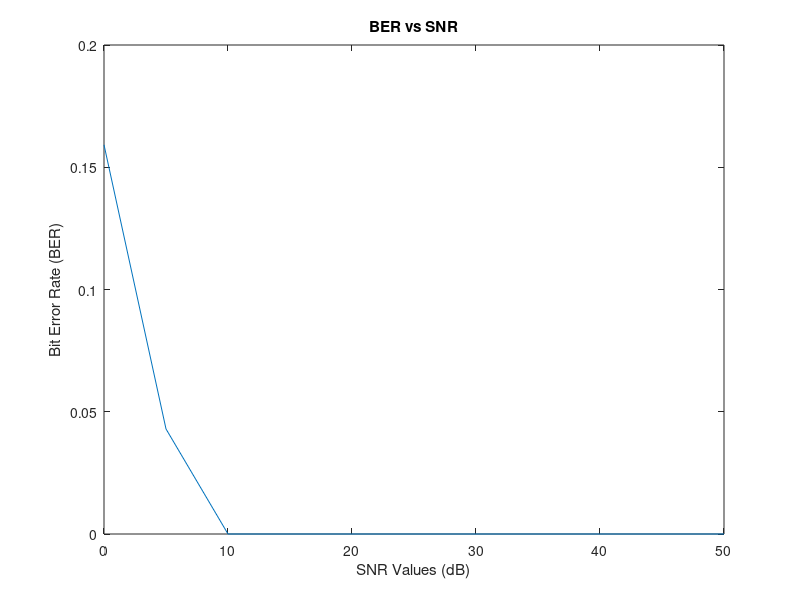

This chart was generated by the following MATLAB code:
%% Phase 1: Data Generation
clc; close all; clear workspace;

% Assume the number of bits for transmission is 1024 (means, N= 1024).
% Generate random binary digits (0 or 1)
% Convert binary digits to ±1 (means 1 to +1 and 0 to -1). This is your data for transmission.

N_bits = 1024 ;
Raw_Data = randi([0 1], 1 , N_bits);
Signal =  2 .* (Raw_Data - 0.5);

% Generate equal number of noise samples.
% The generated noise should have normal distribution with zero mean and unit variance (use the function randn in MATLAB).

Noise = randn(1, N_bits);

% Change the noise variance with respect to SNR (signal to noise ratio) value.
% For that, fix the SNR value, (For example, let SNR = 10 dB)
% Use SNR value to generate noise variance.

SNR_db_Values_Array = 0:5:50;

Result = zeros([1 11]);

for k = 1:length(SNR_db_Values_Array)
    % SNR (in dB) = 10log10 (S/N) where S is the Signal power (or variance) and N is the Noise power (or variance)
    % Assume signal (the input data) has unit power. 
    % That is, S=1.Obtain the noise variance (=N) from the previous relation and use it together with the noise samples to generate the required noise.
    SNR = SNR_db_Values_Array(k);
    SignalPower = 1;
    NoisePower_variance = SignalPower ./ (10 .^ (SNR/10));

    Noise = sqrt(NoisePower_variance) .* Noise;

    %  Add noise samples with transmitted data. This is assumed as your received signal.
    Signal_Received = Signal + Noise;

    % Consider a threshold logic at the receiver.
    % Fix the threshold value as 0 (the transmitted data is +1 and -1, and 0 is the mid value)
    Threshold = 0;
    
    % If the received signal is above or equal to the threshold level, take it as 1
    % If the received signal is below the threshold value, take it as 0.
    
    Output_Signal = zeros(1,N_bits);
    Error_Count = 0;


    for i = 1:N_bits
        if (Signal_Received(i) > Threshold)
            Output_Signal(i) = 1;
        else
            Output_Signal(i) = 0;
        end

        % Compute the bit error rate during transmission.
        % Compare the output values from the threshold logice with the input binary digits (1 or 0 format)
        % Compute the bit error rate using the relation Bit error rate = (number of errors during transmission)/(total number of bits for transmission)
        if Output_Signal(i) ~= Raw_Data(i) 
            Error_Count = Error_Count + 1;
        end
    end
    
    Bit_Error_Rate = Error_Count ./ N_bits;
    Result(k) = Bit_Error_Rate;

% Repeat the steps for different SNRs
% Repeat the steps from noise addition to bit error rate computation
% Do the simulation for the same data set with different SNRs
% Consider different SNR values from 0 dB to 50 dB (in multiples of 5 dB).
end


% Plot your result in a graph.
% X axis should be SNR values and Y axis should be bit error rate.

figure(1)
plot(SNR_db_Values_Array,Result)
xlabel('SNR Values (dB)');
ylabel('Bit Error Rate (BER)');
title("BER vs SNR");


%% Phase 2: Modulation for Communication




